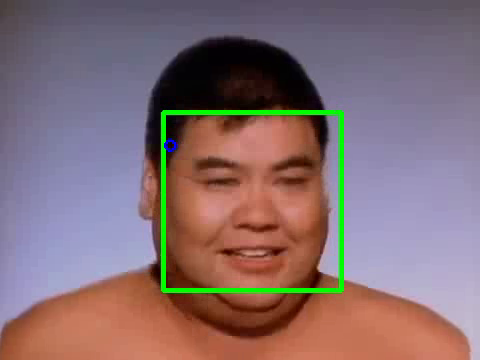
#> input picture frame 38 of Unir_codigo/Codigos Semillero/output.avi, 480 x 360 px, given in place of videoMJ.avi, which was not available
$ python semillero11.py   (Python 2 division)
#> lines starting #> are read from the running program, lines starting #| are printed output that depends on the picture; after the words box and inside, x2 and y2 are one past the last pixel; in counts of white or black regions, pixels touching at a corner belong together; pictures that were not available may be replaced by others from this repository, and a replacement may not be noted
# -*- coding: utf-8 -*-
"""
Created on Sun Oct  7 22:00:47 2018

@author: lxMera
"""

import cv2
import numpy as np


cv2.namedWindow("video",0)
cv2.namedWindow("ROI",0)

#ojosHaar = cv2.CascadeClassifier("haarcascade_eye.xml")
faceHaar = cv2.CascadeClassifier("haarcascade_frontalface_default.xml")

video=cv2.VideoCapture('videoMJ.avi')

#Grabar video
col=int(video.get(cv2.CAP_PROP_FRAME_WIDTH))
row=int(video.get(cv2.CAP_PROP_FRAME_HEIGHT))
fourcc = cv2.VideoWriter_fourcc(*'WMV1')
out = cv2.VideoWriter('output.avi',fourcc, 20.0, (col,row))

while True:
    std, frame=video.read()
#> frame is the input picture: shape (360, 480, 3); mean B, G, R 114.3, 109.9, 132.3

    if std==False:
        print ('Fin del video')
        break

    ImaGray=cv2.cvtColor(frame, cv2.COLOR_BGR2GRAY)
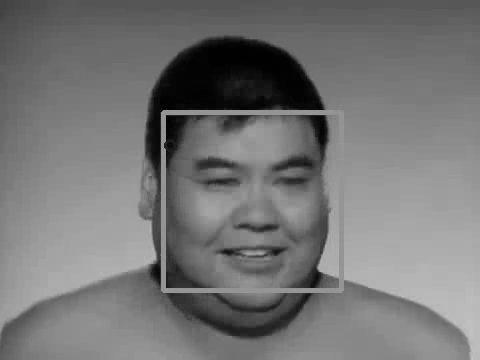
#> ImaGray: shape (360, 480); min 0, max 194, mean 117.1
    face = faceHaar.detectMultiScale(
        ImaGray,
        scaleFactor = 1.1,
        minNeighbors = 5,
        minSize= (150,150),
        maxSize=(210,210),
        flags = cv2.CASCADE_SCALE_IMAGE)
#> face = [[163, 113, 178, 178]]

    for (a, b, c, d) in face:
        cv2.rectangle(frame,(a, b),(a+c,b+d),(0,255,0),3)
        cv2.circle(frame, (a+c/2,b+d/2),5,255,2)
        print "Datos", a, b, c, d
        ROI=ImaGray[b:b+d,a:a+c]
        cv2.imshow('ROI',ROI)
#> this loop made 1 pass
#| Datos 163 113 178 178
#> pass 1, `ROI=ImaGray[b:b+d,a:a+c]`:
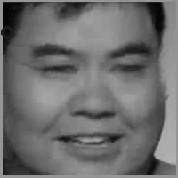
#> ROI: shape (178, 178); min 1, max 186, mean 109.2
#> after the loop:
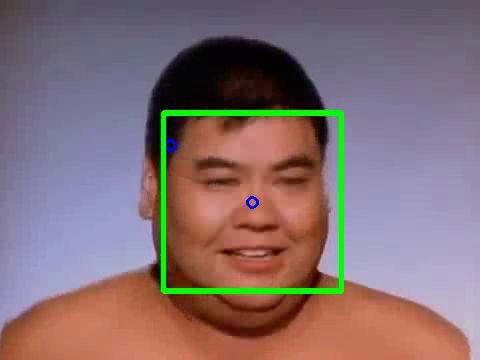
#> frame: shape (360, 480, 3); 1.86% of pixels changed, all inside (x1, y1, x2, y2) = (161, 111, 344, 294)

    out.write(frame)
    cv2.imshow("video",frame)
    k=cv2.waitKey(30)
#> (key Esc is pressed here)

    if k==27: break

video.release()
out.release()
cv2.destroyAllWindows()

$ run again, starting later in the video
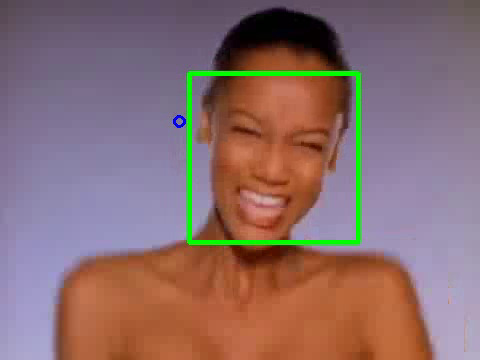
#> input picture frame 174 of Unir_codigo/Codigos Semillero/output.avi, 480 x 360 px, given in place of videoMJ.avi, which was not available
#> frame is the input picture: shape (360, 480, 3); mean B, G, R 110.7, 109.3, 138.3
#> `ImaGray=cv2.cvtColor(frame, cv2.COLOR_BGR2GRAY)`:
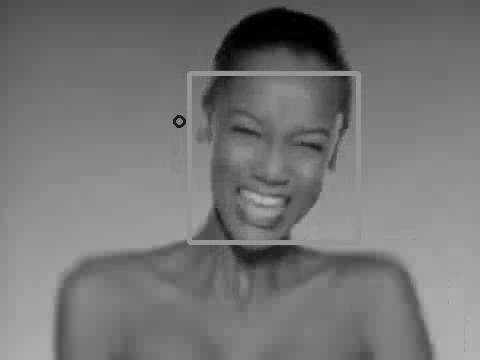
#> ImaGray: shape (360, 480); min 0, max 180, mean 118.1
#> face = [[188, 73, 169, 169]]
#> the loop `for (a, b, c, d) in face:` made 1 pass
#> (printed output is left out)
#> after the loop `for (a, b, c, d) in face:`:
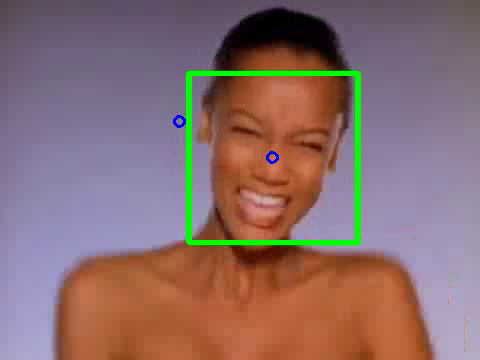
#> frame: shape (360, 480, 3); 1.63% of pixels changed, all inside (x1, y1, x2, y2) = (186, 71, 360, 245)

$ run again, starting later in the video
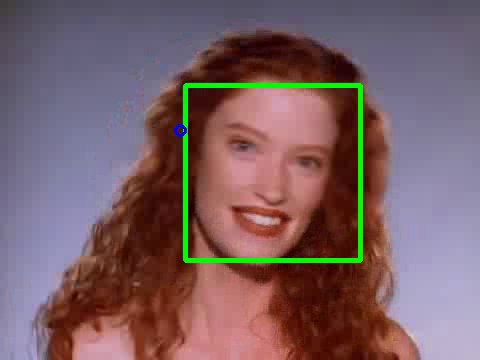
#> input picture frame 309 of Unir_codigo/Codigos Semillero/output.avi, 480 x 360 px, given in place of videoMJ.avi, which was not available
#> frame is the input picture: shape (360, 480, 3); mean B, G, R 100, 95.4, 121.4
#> `ImaGray=cv2.cvtColor(frame, cv2.COLOR_BGR2GRAY)`:
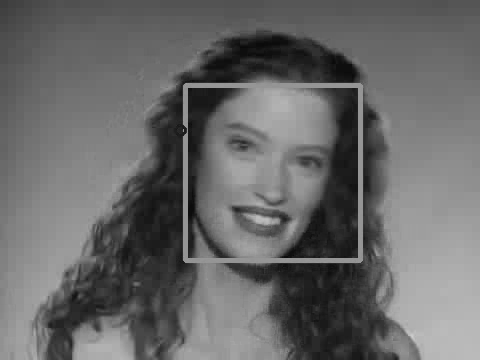
#> ImaGray: shape (360, 480); min 9, max 206, mean 103.7
#> face = [[185, 87, 172, 172]]
#> the loop `for (a, b, c, d) in face:` made 1 pass
#> (printed output is left out)
#> after the loop `for (a, b, c, d) in face:`:
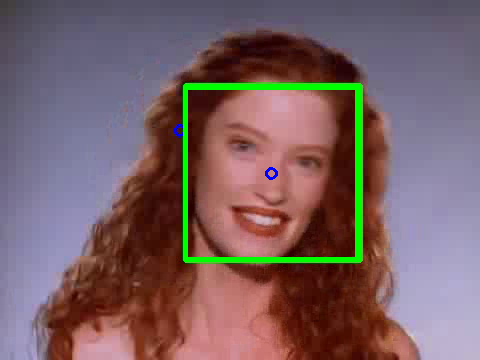
#> frame: shape (360, 480, 3); 1.78% of pixels changed, all inside (x1, y1, x2, y2) = (183, 85, 360, 262)
